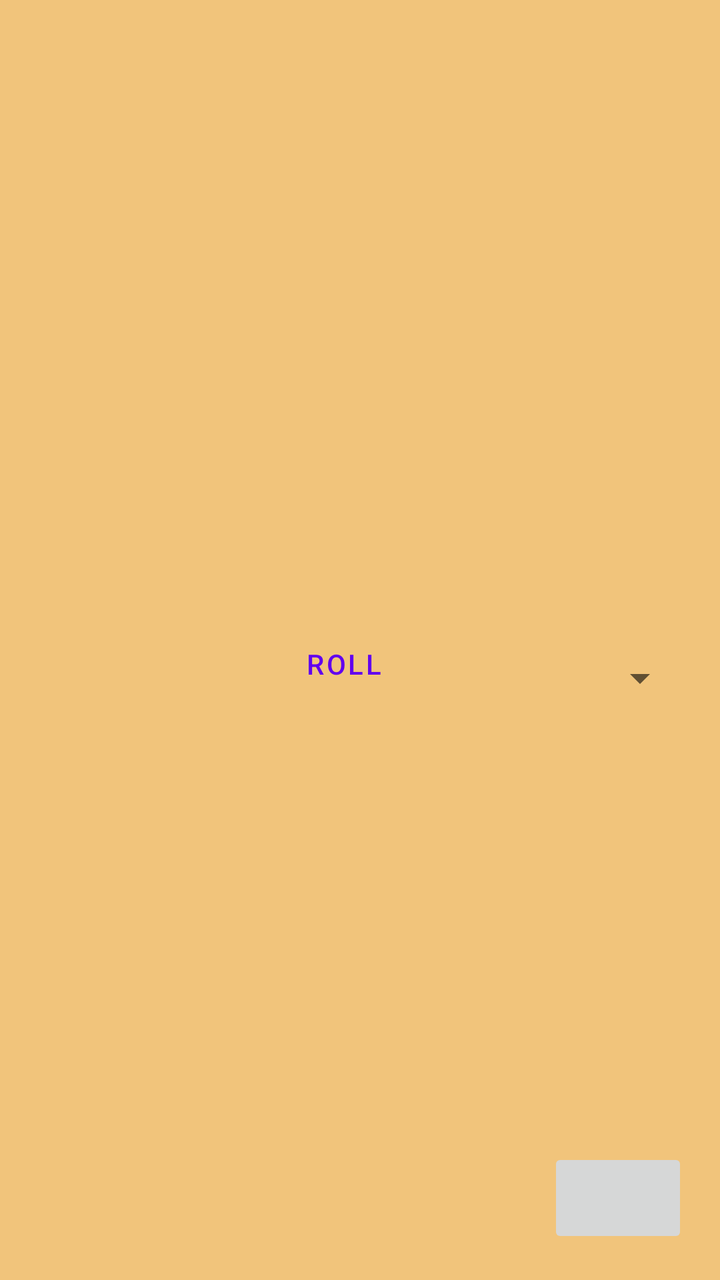
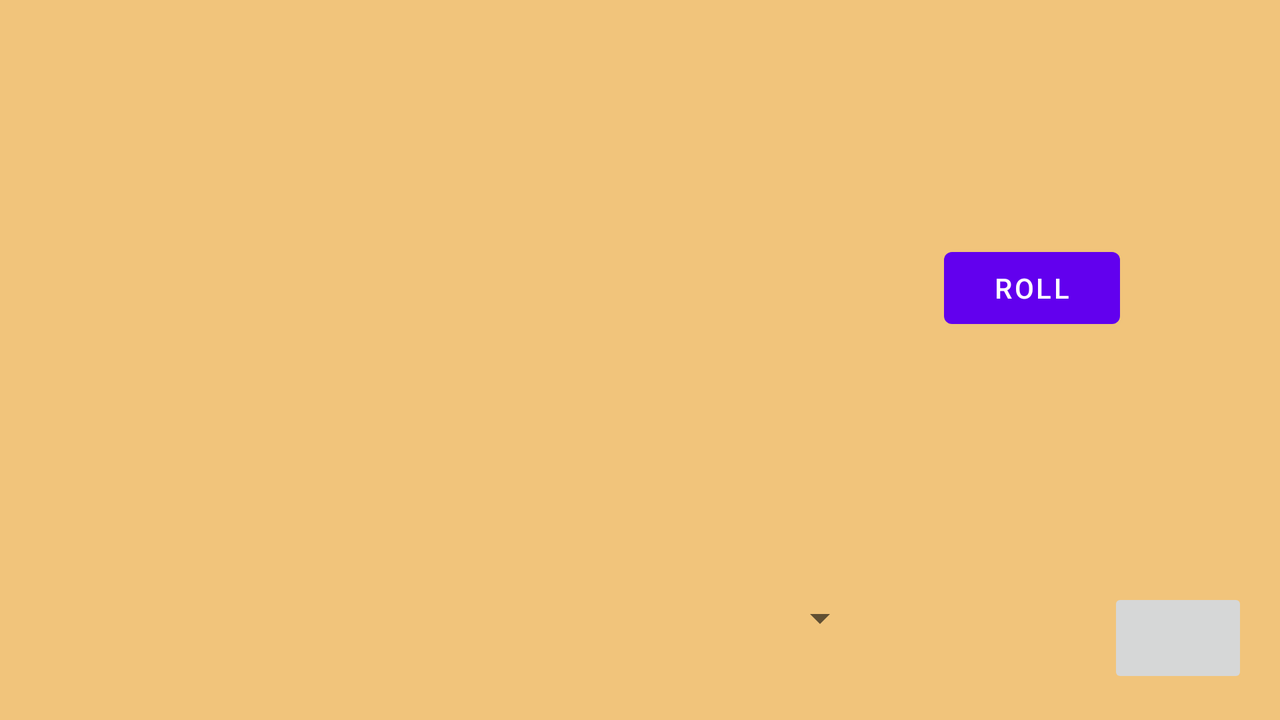

First picture: res/layout/ on a phone held upright. Second picture: the repository's own variant of that layout, on a device whose configuration matches the variant's folder. Source for both follows.
<!-- AndroidManifest.xml: application theme Theme.Assignment1_DiceCup -->
<!-- res/layout/activity_main.xml -->
<androidx.constraintlayout.widget.ConstraintLayout xmlns:android="http://schemas.android.com/apk/res/android"
    xmlns:app="http://schemas.android.com/apk/res-auto"
    xmlns:tools="http://schemas.android.com/tools"
    android:layout_width="match_parent"
    android:layout_height="match_parent"
    android:background="@color/gold"
    android:gravity="center"
    android:orientation="vertical">


    <LinearLayout
        android:id="@+id/linearLayout"
        android:layout_width="wrap_content"
        android:layout_height="wrap_content"
        android:layout_marginTop="16dp"
        android:orientation="horizontal"
        app:layout_constraintBottom_toTopOf="@+id/linearLayout2"
        app:layout_constraintEnd_toEndOf="parent"
        app:layout_constraintStart_toStartOf="parent"
        app:layout_constraintTop_toTopOf="parent">

        <ImageView
            android:id="@+id/dice1"
            style="@style/dice_style"
            android:contentDescription="@string/dice_number_1"
            tools:srcCompat="@tools:sample/avatars" />

        <ImageView
            android:id="@+id/dice2"
            style="@style/dice_style"
            android:contentDescription="@string/dice_number_2"
            tools:srcCompat="@tools:sample/avatars" />

        <ImageView
            android:id="@+id/dice3"
            style="@style/dice_style"
            android:contentDescription="@string/dice_number_3"
            tools:srcCompat="@tools:sample/avatars" />
    </LinearLayout>

    <LinearLayout
        android:id="@+id/linearLayout2"
        android:layout_width="wrap_content"
        android:layout_height="wrap_content"
        android:orientation="horizontal"
        app:layout_constraintEnd_toEndOf="parent"
        app:layout_constraintStart_toStartOf="parent"
        app:layout_constraintTop_toBottomOf="@+id/linearLayout">

        <ImageView
            android:id="@+id/dice4"
            style="@style/dice_style"
            android:contentDescription="@string/dice_number_4"
            tools:srcCompat="@tools:sample/avatars" />

        <ImageView
            android:id="@+id/dice5"
            style="@style/dice_style"
            android:contentDescription="@string/dice_number_5"
            tools:srcCompat="@tools:sample/avatars" />

        <ImageView
            android:id="@+id/dice6"
            style="@style/dice_style"
            android:contentDescription="@string/dice_number_6"
            tools:srcCompat="@tools:sample/avatars" />
    </LinearLayout>

    <Button
        android:id="@+id/btn_roll"
        style="?android:attr/buttonBarButtonStyle"
        android:layout_width="wrap_content"
        android:layout_height="wrap_content"
        android:layout_marginTop="32dp"
        android:text="@string/roll"
        app:layout_constraintEnd_toEndOf="@+id/spinner"
        app:layout_constraintStart_toStartOf="parent"
        app:layout_constraintTop_toBottomOf="@+id/linearLayout2" />

    <Spinner
        android:id="@+id/spinner"
        android:layout_width="wrap_content"
        android:layout_height="wrap_content"
        android:layout_marginTop="28dp"
        android:layout_marginEnd="16dp"
        android:minWidth="0dp"
        android:minHeight="70dp"
        android:textSize="60sp"
        app:layout_constraintEnd_toEndOf="parent"
        app:layout_constraintTop_toBottomOf="@+id/linearLayout2" />

    <ImageButton
        android:id="@+id/btn_history"
        android:layout_width="wrap_content"
        android:layout_height="wrap_content"
        android:layout_marginEnd="16dp"
        android:layout_marginBottom="16dp"
        android:contentDescription="@string/button_to_see_history_activity"
        android:minWidth="70dp"
        android:minHeight="50dp"
        app:layout_constraintBottom_toBottomOf="parent"
        app:layout_constraintEnd_toEndOf="parent"
        app:layout_constraintHorizontal_bias="1.0"
        app:layout_constraintStart_toStartOf="parent"
        app:layout_constraintTop_toBottomOf="@+id/btn_roll"
        app:layout_constraintVertical_bias="1.0"
        app:srcCompat="@drawable/ic_baseline_history_24" />

</androidx.constraintlayout.widget.ConstraintLayout>
<!-- resources referenced by this layout -->
<resources>
  <color name="gold">#F1C47B</color>
  <string name="button_to_see_history_activity">button to see history activity</string>
  <string name="dice_number_1">dice number 1</string>
  <string name="dice_number_2">dice number 2</string>
  <string name="dice_number_3">dice number 3</string>
  <string name="dice_number_4">dice number 4</string>
  <string name="dice_number_5">dice number 5</string>
  <string name="dice_number_6">dice number 6</string>
  <string name="roll">ROLL</string>
  <style name="dice_style">
          <item name="android:layout_width">125dp</item>
          <item name="android:layout_height">125dp</item>
          <item name="android:layout_marginEnd">5dp</item>
          <item name="android:layout_marginBottom">5dp</item>
          <item name="android:layout_weight">1</item>
      </style>
  <style name="Theme.Assignment1_DiceCup" parent="Theme.MaterialComponents.DayNight.DarkActionBar">
          
          <item name="colorPrimary">@color/purple_500</item>
          <item name="colorPrimaryVariant">@color/purple_700</item>
          <item name="colorOnPrimary">@color/white</item>
          
          <item name="colorSecondary">@color/teal_200</item>
          <item name="colorSecondaryVariant">@color/teal_700</item>
          <item name="colorOnSecondary">@color/black</item>
          
          <item name="android:statusBarColor" tools:targetApi="l">?attr/colorPrimaryVariant</item>
          
      </style>
  <color name="purple_500">#FF6200EE</color>
  <color name="purple_700">#FF3700B3</color>
  <color name="white">#FFFFFFFF</color>
  <color name="teal_200">#FF03DAC5</color>
  <color name="teal_700">#FF018786</color>
  <color name="black">#FF000000</color>
</resources>
<!-- res/layout-land/activity_main.xml (the repository's variant of the layout above) -->
<!-- drawn on the phone turned sideways -->
<androidx.constraintlayout.widget.ConstraintLayout xmlns:android="http://schemas.android.com/apk/res/android"
    xmlns:app="http://schemas.android.com/apk/res-auto"
    xmlns:tools="http://schemas.android.com/tools"
    android:layout_width="match_parent"
    android:layout_height="match_parent"
    android:background="@color/gold"
    android:gravity="center"
    android:orientation="horizontal">


    <LinearLayout
        android:id="@+id/linearLayout"
        android:layout_width="wrap_content"
        android:layout_height="wrap_content"
        android:layout_marginStart="32dp"
        android:layout_marginTop="16dp"
        android:orientation="horizontal"
        app:layout_constraintBottom_toTopOf="@+id/linearLayout2"
        app:layout_constraintStart_toStartOf="parent"
        app:layout_constraintTop_toTopOf="parent">

        <ImageView
            android:id="@+id/dice1"
            style="@style/dice_style"
            android:contentDescription="@string/dice_number_1"
            tools:srcCompat="@tools:sample/avatars" />

        <ImageView
            android:id="@+id/dice2"
            style="@style/dice_style"
            android:contentDescription="@string/dice_number_2"
            tools:srcCompat="@tools:sample/avatars" />

        <ImageView
            android:id="@+id/dice3"
            style="@style/dice_style"
            android:contentDescription="@string/dice_number_3"
            tools:srcCompat="@tools:sample/avatars" />
    </LinearLayout>

    <LinearLayout
        android:id="@+id/linearLayout2"
        android:layout_width="wrap_content"
        android:layout_height="wrap_content"
        android:layout_marginStart="32dp"
        android:orientation="horizontal"
        app:layout_constraintBottom_toBottomOf="parent"
        app:layout_constraintStart_toStartOf="parent"
        app:layout_constraintTop_toBottomOf="@+id/linearLayout">

        <ImageView
            android:id="@+id/dice4"
            style="@style/dice_style"
            android:contentDescription="@string/dice_number_4"
            tools:srcCompat="@tools:sample/avatars" />

        <ImageView
            android:id="@+id/dice5"
            style="@style/dice_style"
            android:contentDescription="@string/dice_number_5"
            tools:srcCompat="@tools:sample/avatars" />

        <ImageView
            android:id="@+id/dice6"
            style="@style/dice_style"
            android:contentDescription="@string/dice_number_6"
            tools:srcCompat="@tools:sample/avatars" />
    </LinearLayout>

    <Button
        android:id="@+id/btn_roll"
        android:layout_width="wrap_content"
        android:layout_height="wrap_content"
        android:layout_marginTop="120dp"
        android:layout_marginEnd="80dp"
        android:text="@string/roll"
        app:layout_constraintEnd_toEndOf="parent"
        app:layout_constraintTop_toTopOf="parent" />

    <Spinner
        android:id="@+id/spinner"
        android:layout_width="wrap_content"
        android:layout_height="wrap_content"
        android:layout_marginEnd="120dp"
        android:layout_marginBottom="16dp"
        android:minWidth="0dp"
        android:minHeight="70dp"
        android:textSize="60sp"
        app:layout_constraintBottom_toBottomOf="parent"
        app:layout_constraintEnd_toStartOf="@+id/btn_history" />

    <ImageButton
        android:id="@+id/btn_history"
        android:layout_width="wrap_content"
        android:layout_height="wrap_content"
        android:layout_marginEnd="16dp"
        android:layout_marginBottom="16dp"
        android:contentDescription="@string/history_button"
        android:minWidth="70dp"
        android:minHeight="50dp"
        app:layout_constraintBottom_toBottomOf="parent"
        app:layout_constraintEnd_toEndOf="parent"
        app:srcCompat="@drawable/ic_baseline_history_24" />

</androidx.constraintlayout.widget.ConstraintLayout>
<!-- resources referenced by the variant -->
<!-- as the phone turned sideways resolves them -->
<resources>
  <color name="gold">#F1C47B</color>
  <string name="dice_number_1">dice number 1</string>
  <string name="dice_number_2">dice number 2</string>
  <string name="dice_number_3">dice number 3</string>
  <string name="dice_number_4">dice number 4</string>
  <string name="dice_number_5">dice number 5</string>
  <string name="dice_number_6">dice number 6</string>
  <string name="history_button">history button</string>
  <string name="roll">ROLL</string>
  <style name="dice_style">
          <item name="android:layout_width">125dp</item>
          <item name="android:layout_height">125dp</item>
          <item name="android:layout_marginEnd">5dp</item>
          <item name="android:layout_marginBottom">5dp</item>
          <item name="android:layout_weight">1</item>
      </style>
  <style name="Theme.Assignment1_DiceCup" parent="Theme.MaterialComponents.DayNight.DarkActionBar">
          
          <item name="colorPrimary">@color/purple_500</item>
          <item name="colorPrimaryVariant">@color/purple_700</item>
          <item name="colorOnPrimary">@color/white</item>
          
          <item name="colorSecondary">@color/teal_200</item>
          <item name="colorSecondaryVariant">@color/teal_700</item>
          <item name="colorOnSecondary">@color/black</item>
          
          <item name="android:statusBarColor" tools:targetApi="l">?attr/colorPrimaryVariant</item>
          
      </style>
  <color name="purple_500">#FF6200EE</color>
  <color name="purple_700">#FF3700B3</color>
  <color name="white">#FFFFFFFF</color>
  <color name="teal_200">#FF03DAC5</color>
  <color name="teal_700">#FF018786</color>
  <color name="black">#FF000000</color>
</resources>
